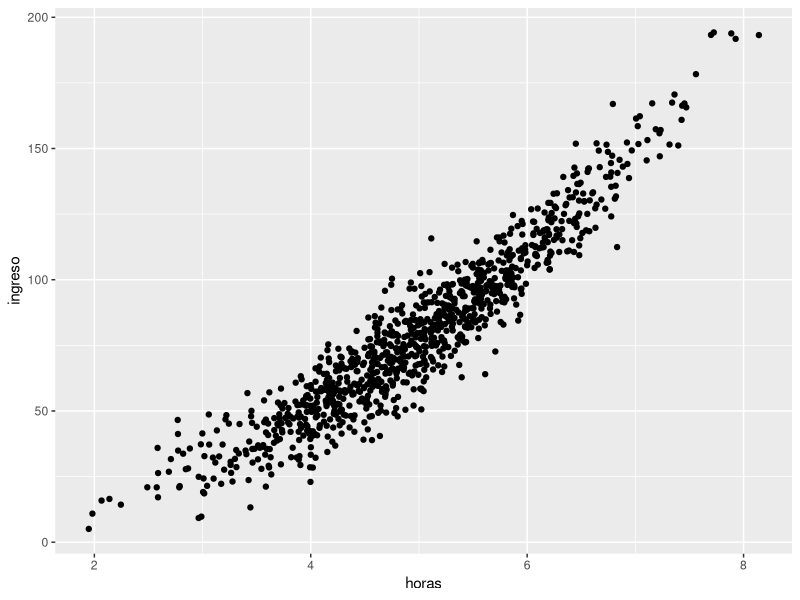
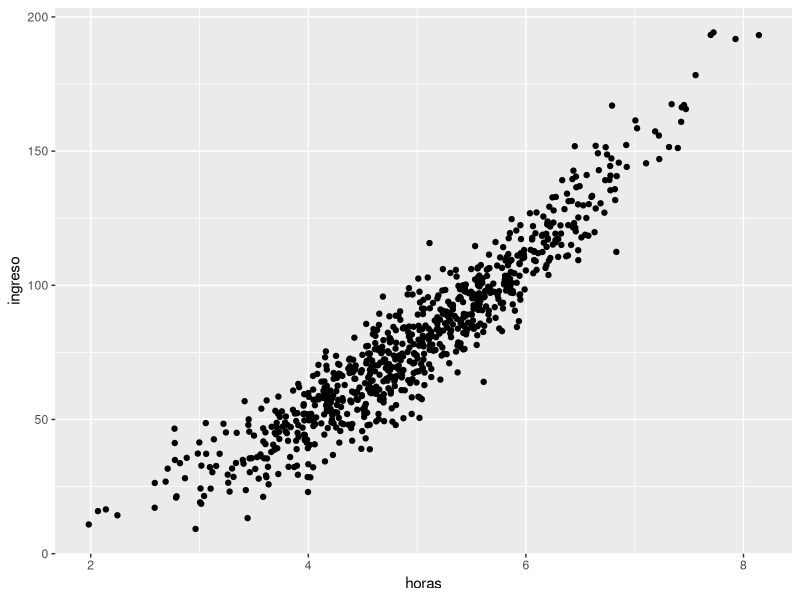
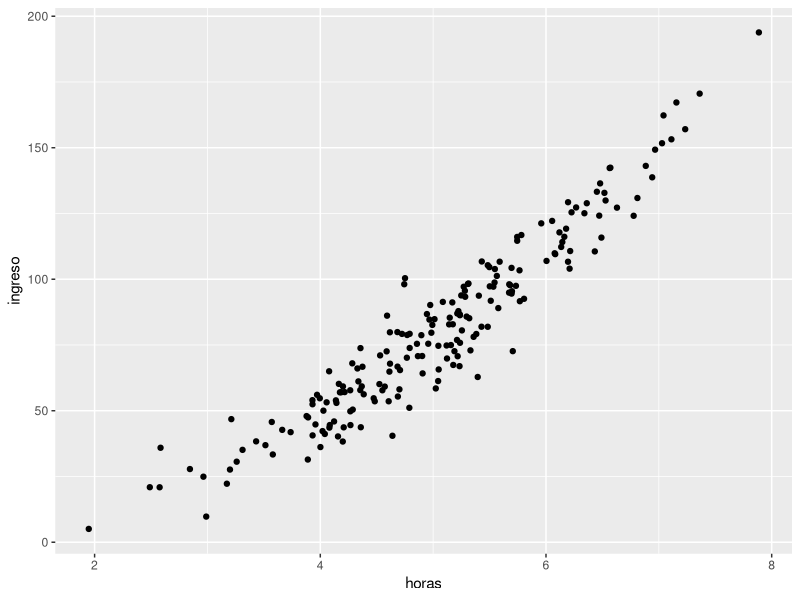
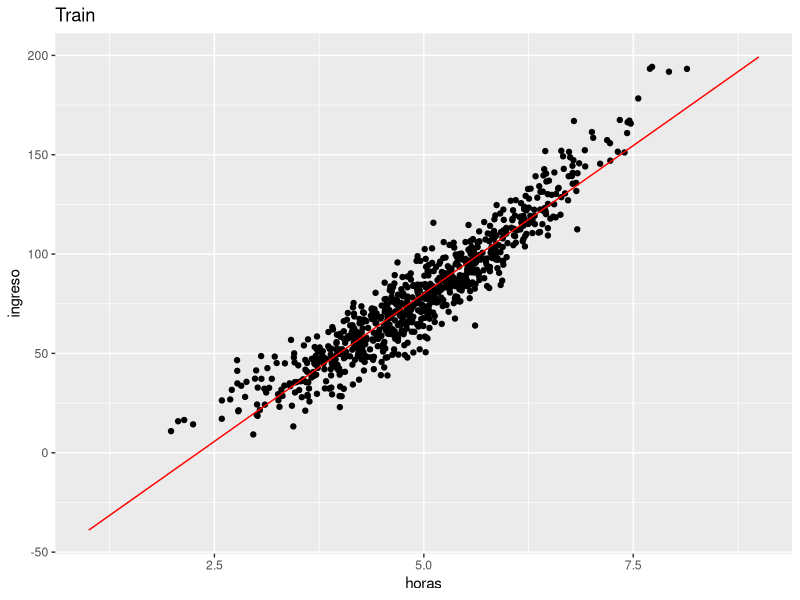
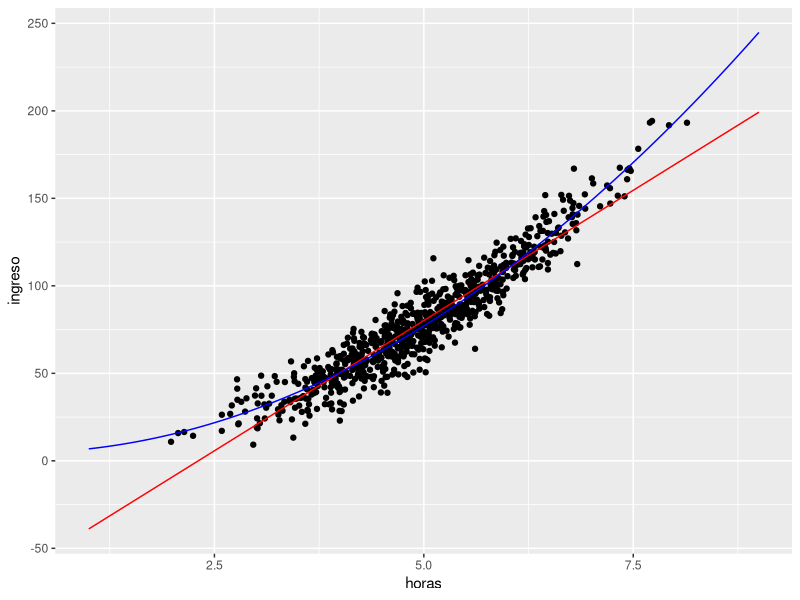
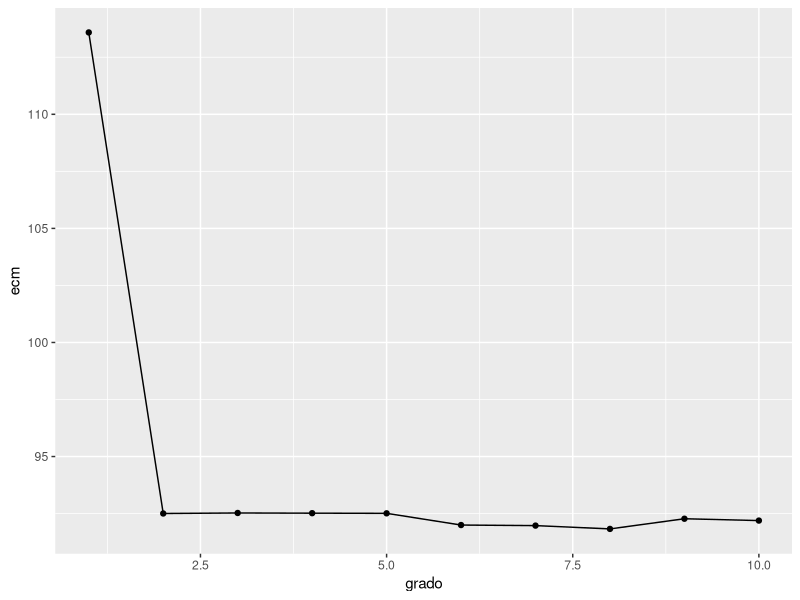

Source code (R) for these figures, in order:
## ---- chunk 1
library(tidyverse)
library(readxl)
## ---- chunk 2
data <- read_xlsx("data/dots.xlsx")
head(data)
## ---- chunk 3
ggplot() +
  geom_point(data = data, 
             aes(x=horas, y=ingreso))
## ---- chunk 4
lm(ingreso ~ horas, data = data)
## ---- chunk 5
set.seed(2020)

sample(10,3)
## ---- chunk 6
nrow(data)
## ---- chunk 7
set.seed(2020)

indices <- sample(1000, 800)
## ---- chunk 8
train <- data[indices, ]
test <- data[-indices, ]
## ---- chunk 9
ggplot() +
  geom_point(data = train,
             aes(x=horas, y=ingreso))
## ---- chunk 10
ggplot() +
  geom_point(data = test,
             aes(x=horas, y=ingreso))
## ---- chunk 11
model <- lm(ingreso ~ horas, data = train)
model
## ---- chunk 12
x <- c(1, 9)

y <- predict(model, data.frame(horas=x))

endpoints <- data.frame(x=x, y=y)
endpoints
## ---- chunk 13
ggplot() +
  geom_point( data = train, 
              aes(x=horas,y=ingreso) ) +
  geom_line(data = endpoints, 
            aes(x=x,y=y), color = "red") +
  labs(title = "Train")
## ---- chunk 14
y_predict <- predict(model, test)

mean((y_predict - test$ingreso)^2)

## ---- chunk 15
# y ~ x + x^2
model <- lm( ingreso ~ horas + I(horas^2), 
             data = train  )
model
## ---- chunk 16
y_predict <- predict(model, test)
ecm <- mean((y_predict - test$ingreso)^2)
ecm
## ---- chunk 17
f <- function(x) {
  y_predict <- predict(model, data.frame(horas=x))
  return(y_predict)
}
## ---- chunk 18
f(x = test$horas)
## ---- chunk 19
ggplot() +
  geom_point(data = train, 
             aes(x=horas, y=ingreso)) +
  geom_line(data = endpoints,
            aes(x=x, y=y), color = "red") +
  stat_function(data = data.frame(horas=c(1,9)),
                aes(x=horas), fun = f, color = "blue")
## ---- chunk 20
lm(ingreso ~ horas + I(horas^2) + I(horas^3) , data = train)
## ---- chunk 21
lm(ingreso ~ poly(horas, 3, raw = T), data = train)
## ---- chunk 22
model <- lm(ingreso ~ poly(horas, 1, raw = TRUE), 
            data = train)
y_predict <- f(test$horas)
ecm <- mean((y_predict - test$ingreso)^2)
ecm
## ---- chunk 23
ecm <- c()

for (i in 1:10) {
  
  model <- lm(ingreso ~ poly(horas, i, raw = TRUE), data = train)
  y_predict <- f(test$horas)
  ecm[i] <- mean((y_predict - test$ingreso)^2)
}
## ---- chunk 24
ecm_poly <- data.frame(grado = 1:10, ecm = ecm)
ecm_poly
## ---- chunk 25
ggplot(data = ecm_poly, aes(x=grado, y=ecm)) +
  geom_point() +
  geom_line()
  
